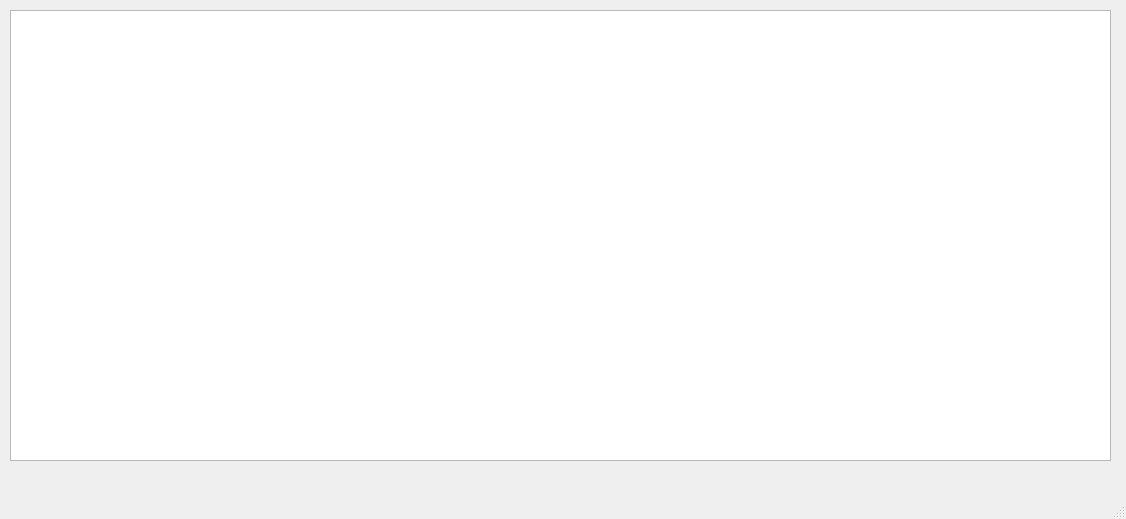
<?xml version="1.0" encoding="UTF-8"?>
<ui version="4.0">
 <class>MainWindow</class>
 <widget class="QMainWindow" name="MainWindow">
  <property name="geometry">
   <rect>
    <x>0</x>
    <y>0</y>
    <width>1126</width>
    <height>519</height>
   </rect>
  </property>
  <property name="windowTitle">
   <string>MainWindow</string>
  </property>
  <widget class="QWidget" name="centralwidget">
   <widget class="QTableWidget" name="tableWidget">
    <property name="geometry">
     <rect>
      <x>10</x>
      <y>10</y>
      <width>1101</width>
      <height>451</height>
     </rect>
    </property>
   </widget>
  </widget>
  <widget class="QMenuBar" name="menubar">
   <property name="geometry">
    <rect>
     <x>0</x>
     <y>0</y>
     <width>1126</width>
     <height>21</height>
    </rect>
   </property>
  </widget>
  <widget class="QStatusBar" name="statusbar"/>
 </widget>
 <resources/>
 <connections/>
</ui>
